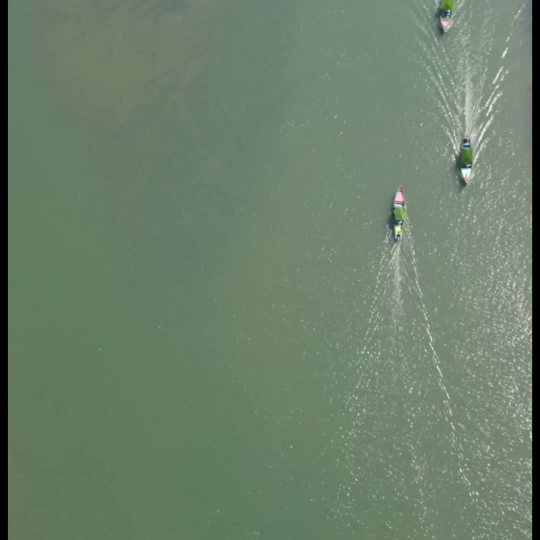
#> input picture data/real_data_1/ezgif-frame-001.jpg, 1080 x 1080 px (shown at 1/2 size); its folder holds only this picture in this run
$ python -i preprocessor.py   (imports and definitions only)
#> lines starting #> are read from the running program, lines starting #| are printed output that depends on the picture
"""
Image loading and preprocessing pipeline for satellite imagery.

Handles loading, resizing, contrast enhancement (CLAHE), and optional
frame-to-frame alignment using ORB feature matching + homography.
"""

import cv2
import numpy as np
from pathlib import Path
from typing import List, Tuple, Optional

CONFIG = {
    "target_size": (800, 800),
    "clahe_clip_limit": 3.0,
    "clahe_tile_grid": (8, 8),
    "align_frames": True,
    "max_features": 500,
    "min_match_count": 4,
}


def load_images(
    folder: str,
    extensions: Tuple[str, ...] = (".jpg", ".jpeg", ".png", ".tiff", ".tif"),
) -> Tuple[List[np.ndarray], List[str]]:
    """Load and sort images from a directory by filename.

    Args:
        folder: Path to directory containing satellite images.
        extensions: Accepted file extensions.

    Returns:
        Tuple of (images list, filenames list).
    """
    folder = Path(folder)
    files = sorted(
        f for f in folder.iterdir() if f.suffix.lower() in extensions
    )
    images, names = [], []
    for f in files:
        img = cv2.imread(str(f))
        if img is not None:
            images.append(img)
            names.append(f.name)
        else:
            print(f"  Warning: could not read {f.name}, skipping.")
    return images, names


def resize_image(
    image: np.ndarray,
    target_size: Tuple[int, int] = CONFIG["target_size"],
) -> np.ndarray:
    """Resize image to target (width, height) using bilinear interpolation."""
    return cv2.resize(image, target_size, interpolation=cv2.INTER_LINEAR)


def apply_clahe(
    image: np.ndarray,
    clip_limit: float = CONFIG["clahe_clip_limit"],
    tile_grid: Tuple[int, int] = CONFIG["clahe_tile_grid"],
) -> np.ndarray:
    """Apply CLAHE contrast enhancement to make ships stand out against water.

    Works on both grayscale and BGR images (operates on L channel in LAB space).
    """
    clahe = cv2.createCLAHE(clipLimit=clip_limit, tileGridSize=tile_grid)
    if len(image.shape) == 3:
        lab = cv2.cvtColor(image, cv2.COLOR_BGR2LAB)
        l, a, b = cv2.split(lab)
        l = clahe.apply(l)
        return cv2.cvtColor(cv2.merge([l, a, b]), cv2.COLOR_LAB2BGR)
    return clahe.apply(image)


def align_frame_to_reference(
    frame: np.ndarray,
    reference: np.ndarray,
    max_features: int = CONFIG["max_features"],
    min_matches: int = CONFIG["min_match_count"],
) -> np.ndarray:
    """Align a frame to the reference frame using ORB + RANSAC homography.

    Corrects for satellite camera drift between frames. Returns the original
    frame unchanged if alignment cannot be computed.
    """
    to_gray = lambda img: cv2.cvtColor(img, cv2.COLOR_BGR2GRAY) if len(img.shape) == 3 else img
    gray_ref = to_gray(reference)
    gray_frm = to_gray(frame)

    orb = cv2.ORB_create(max_features)
    kp_ref, des_ref = orb.detectAndCompute(gray_ref, None)
    kp_frm, des_frm = orb.detectAndCompute(gray_frm, None)

    if des_ref is None or des_frm is None or len(kp_ref) < min_matches or len(kp_frm) < min_matches:
        return frame

    matcher = cv2.BFMatcher(cv2.NORM_HAMMING, crossCheck=True)
    matches = sorted(matcher.match(des_ref, des_frm), key=lambda m: m.distance)[:50]

    if len(matches) < min_matches:
        return frame

    src_pts = np.float32([kp_ref[m.queryIdx].pt for m in matches]).reshape(-1, 1, 2)
    dst_pts = np.float32([kp_frm[m.trainIdx].pt for m in matches]).reshape(-1, 1, 2)

    H, mask = cv2.findHomography(dst_pts, src_pts, cv2.RANSAC, 5.0)
    if H is None:
        return frame

    h, w = reference.shape[:2]
    return cv2.warpPerspective(frame, H, (w, h))


def preprocess_frames(
    images: List[np.ndarray],
    align: bool = CONFIG["align_frames"],
) -> List[np.ndarray]:
    """Full preprocessing pipeline: resize → CLAHE → optional alignment.

    Args:
        images: Raw loaded frames (BGR or grayscale).
        align: Whether to align subsequent frames to the first frame.

    Returns:
        List of preprocessed frames ready for detection.
    """
    processed = []
    reference: Optional[np.ndarray] = None

    for i, img in enumerate(images):
        img = resize_image(img)
        img = apply_clahe(img)

        if align:
            if i == 0:
                reference = img
            elif reference is not None:
                img = align_frame_to_reference(img, reference)

        processed.append(img)

    return processed

>>> import cv2
>>> picture = cv2.imread('../../data/real_data_1/ezgif-frame-001.jpg')
#> picture is the input picture: shape (1080, 1080, 3); mean B, G, R 106.2, 127.5, 107.4
>>> result = preprocess_frames(picture)
#> the loop in preprocess_frames, `for i, img in enumerate(images):` made 1080 passes
#> pass 1, in preprocess_frames, `img = resize_image(img)`:
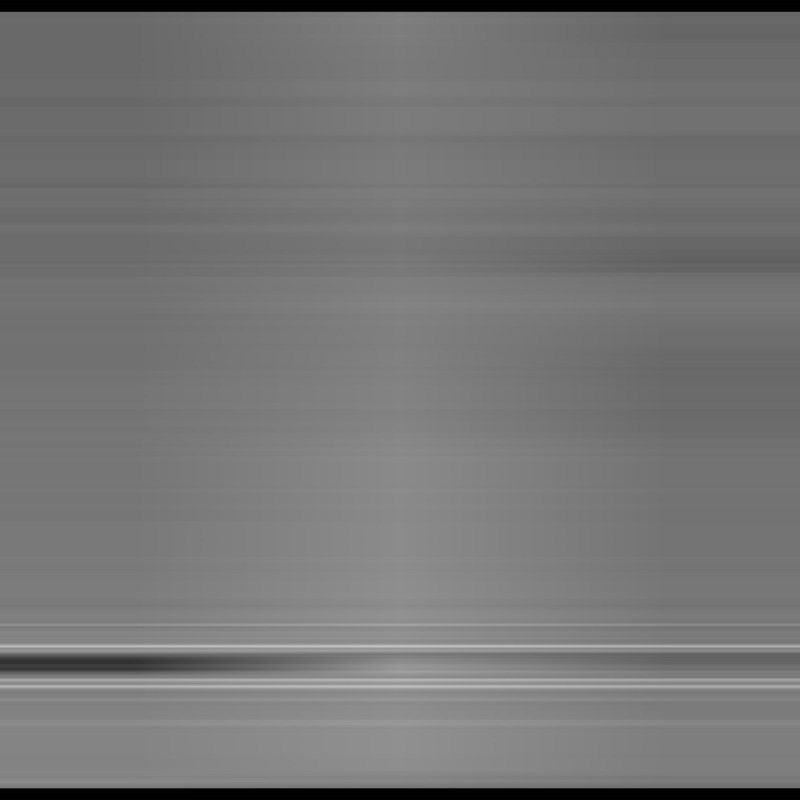
#> img: shape (800, 800); min 0, max 195, mean 117.3
#> pass 1, in preprocess_frames, `img = apply_clahe(img)`:
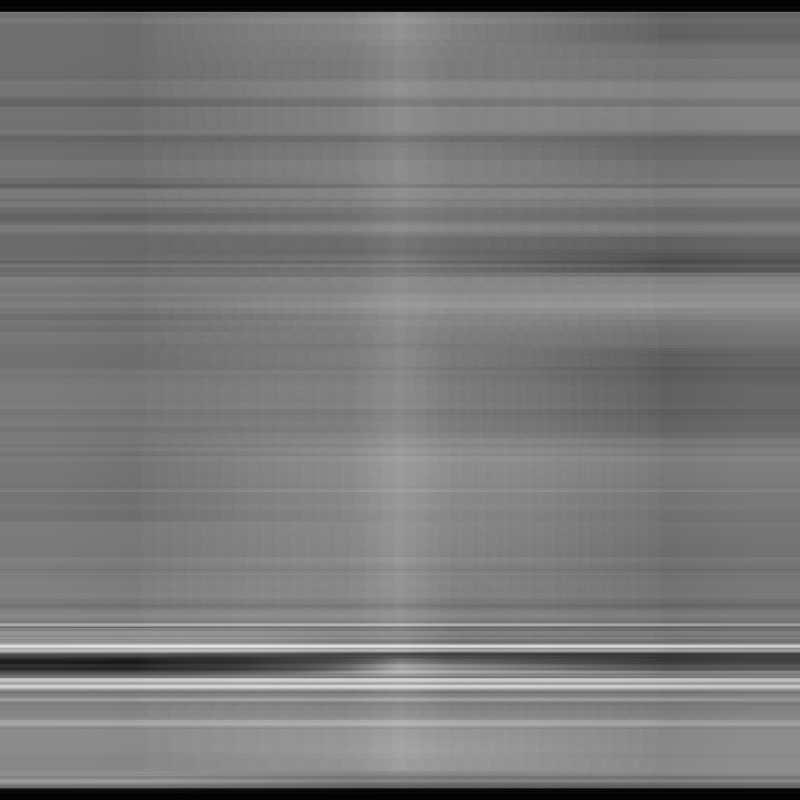
#> img: shape (800, 800); min 4, max 230, mean 121
#> after the loop in preprocess_frames, `for i, img in enumerate(images):`: processed = 1080 items
#> result = 1080 items
